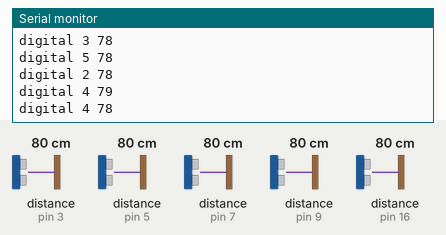
Recording of a sketch running on a simulated Arduino Uno, built with avr-gcc and run on an emulated ATmega328P. Shown: the last lines printed to the serial monitor. Wiring (inferred from the names in the program): 5 × ultrasonic range finder: trigger pin 2, echo pin 3 / trigger pin 4, echo pin 5 / trigger pin 6, echo pin 7 / trigger pin 8, echo pin 9 / trigger pin 10, echo pin 16. The inputs (shaded band) are chosen by the test bench; at power-on: distance to the obstacle (sensors on pin 3, pin 5, pin 16, pin 7, pin 9) 80 cm. The echo pulse lasts 58.3 µs per cm.

Above: at 1.2 s.
1.3 s: distance to the obstacle (sensor on pin 3) set to 9 cm
At 2.44 s:
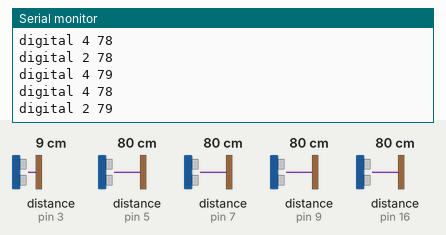
4.3 s: distance to the obstacle (sensor on pin 5) set to 2 cm
At 4.97 s:
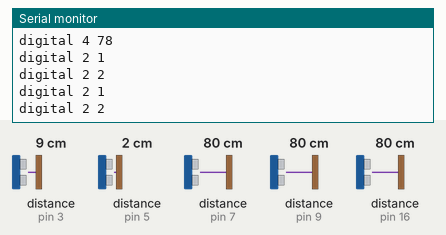
7.3 s: distance to the obstacle (sensor on pin 16) set to 250 cm
At 7.52 s:
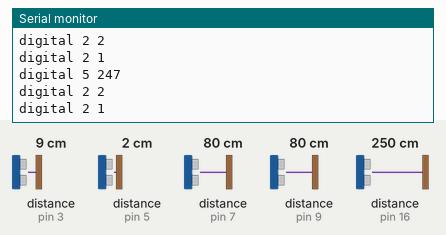
10.3 s: distance to the obstacle (sensor on pin 7) set to 2 cm
At 10.46 s:
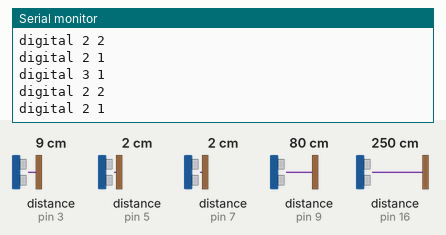
11.8 s: distance to the obstacle (sensor on pin 9) set to 2 cm
At 13.19 s:
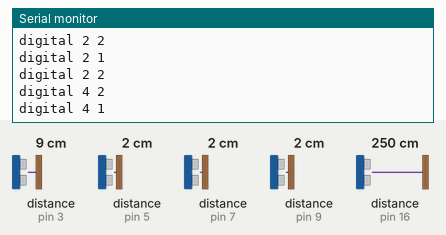
13.3 s: distance to the obstacle (sensor on pin 16) set to 2 cm
At 13.49 s:
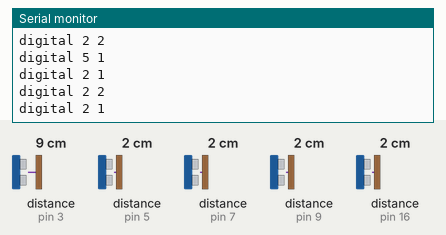
Timing chart, 0 to 16.3 s (numbered marks = the images above; inputs shaded):
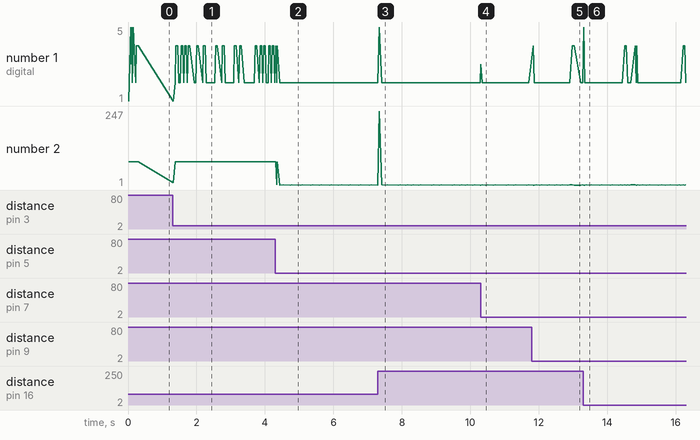

Measured:
- after the input at 1.3 s, the serial monitor: prints a new line at once (image 1)
- after the input at 4.3 s, the serial monitor: prints a new line at once (image 2)
- after the input at 7.3 s, the serial monitor: prints a new line at once (image 3)
- after the input at 10.3 s, the serial monitor: prints a new line at once (image 4)
- after the input at 11.8 s, the serial monitor: prints a new line at once (image 5)
- after the input at 13.3 s, the serial monitor: prints a new line at once (image 6)

The sketch:

micro_mantas.ino
```cpp
/*
// Define the pins for the sensors
const int trigPin1 = 2;
const int echoPin1 = 3;
const int trigPin2 = 4;
const int echoPin2 = 5;
const int trigPin3 = 6;
const int echoPin3 = 7;
const int trigPin4 = 8;
const int echoPin4 = 9;
const int trigPin5 = 10;
const int echoPin5 = 16;

void setup() {
  // Start the Serial communication
  Serial.begin(9600);

  // Set the trigger pins as OUTPUT and echo pins as INPUT
  pinMode(trigPin1, OUTPUT);
  pinMode(echoPin1, INPUT);
  pinMode(trigPin2, OUTPUT);
  pinMode(echoPin2, INPUT);
  pinMode(trigPin3, OUTPUT);
  pinMode(echoPin3, INPUT);
  pinMode(trigPin4, OUTPUT);
  pinMode(echoPin4, INPUT);
  pinMode(trigPin5, OUTPUT);
  pinMode(echoPin5, INPUT);
}

void loop() {
  // Read distances from each sensor
  long distance1 = measureDistance(trigPin1, echoPin1);
  long distance2 = measureDistance(trigPin2, echoPin2);
  long distance3 = measureDistance(trigPin3, echoPin3);
  long distance4 = measureDistance(trigPin4, echoPin4);
  long distance5 = measureDistance(trigPin5, echoPin5);

  // Print the distances to the Serial Monitor
  Serial.print("Distance 1: ");
  Serial.print(distance1);
  Serial.println(" cm");

  Serial.print("Distance 2: ");
  Serial.print(distance2);
  Serial.println(" cm");

  Serial.print("Distance 3: ");
  Serial.print(distance3);
  Serial.println(" cm");

  Serial.print("Distance 4: ");
  Serial.print(distance4);
  Serial.println(" cm");

  Serial.print("Distance 5: ");
  Serial.print(distance5);
  Serial.println(" cm");

  // Wait for a second before the next measurement
  delay(1000);
}

long measureDistance(int trigPin, int echoPin) {
  // Clear the trigPin
  digitalWrite(trigPin, LOW);
  delayMicroseconds(2);

  // Set the trigPin HIGH for 10 microseconds
  digitalWrite(trigPin, HIGH);
  delayMicroseconds(10);
  digitalWrite(trigPin, LOW);

  // Read the echoPin
  long duration = pulseIn(echoPin, HIGH);

  // Calculate the distance in cm
  long distance = duration * 0.034 / 2; // Speed of sound is 0.034 cm/µs

  return distance;
}
*/
//*
// Define the pins for the sensors
const int trigPins[] = {2, 4, 6, 8, 10};
const int echoPins[] = {3, 5, 7, 9, 16};


// Timing variables
unsigned long previousMillis = 0;
const long interval = 10; // Interval for triggering the sensors
int currentSensor = 0;
long distances[5];
long lastDistances[5]; // Store the last known distances

void setup() {
  // Start the Serial communication
  Serial.begin(9600);

  // Initialize lastDistances to a known state
  for (int i = 0; i < 5; i++) {
    lastDistances[i] = -1; // Use -1 to indicate no previous measurement
    pinMode(trigPins[i], OUTPUT);
    pinMode(echoPins[i], INPUT);
  }
}

void loop() {
  unsigned long currentMillis = millis();

  // Check if it's time to trigger the next sensor
  if (currentMillis - previousMillis >= interval) {
    previousMillis = currentMillis;

    // Trigger the current sensor
    digitalWrite(trigPins[currentSensor], LOW);
    delayMicroseconds(2);
    digitalWrite(trigPins[currentSensor], HIGH);
    delayMicroseconds(10);
    digitalWrite(trigPins[currentSensor], LOW);

    // Read the echo pin
    long duration = pulseIn(echoPins[currentSensor], HIGH, 20000); // Timeout after 30ms

    // Calculate the distance
    distances[currentSensor] = duration * 0.034 / 2; // Calculate distance

    // Only print if the distance has changed
    if (distances[currentSensor] != lastDistances[currentSensor]) {
      Serial.print("digital ");
      Serial.print(currentSensor + 1);
      Serial.print(" ");
      Serial.print(distances[currentSensor]);
      Serial.println("");
      lastDistances[currentSensor] = distances[currentSensor]; // Update last known distance
    }

    // Move to the next sensor
    currentSensor++;
    if (currentSensor >= 5) {
      currentSensor = 0; // Reset to the first sensor
    }
  }
}


//*/
```
